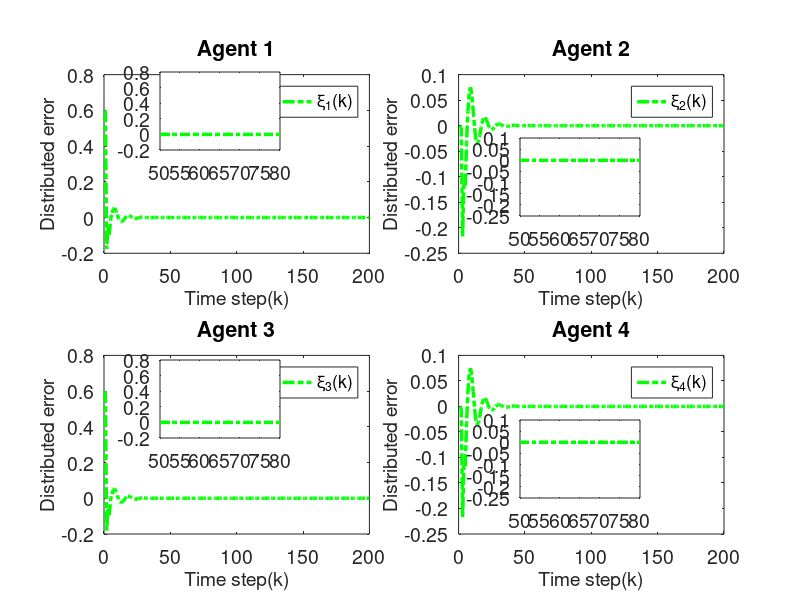

Recreate this plot in MATLAB.
clc; clear;

% Parameters
rho = 7.5;            % Increase gain for better control response
eta = 1;              % Increase to make the adaptive update faster
lamda = 350;          % Model-free parameter
mu = 0.005;           % Adaptive parameter
epsilon = 1e-5;       % Small threshold for stability
alpha = 15;           % Smoothing factor for error dynamics
T = 0.1;              % Sampling time (kept for calculations but not used in time vector)
gamma1 = 0.45;        % Adjust control gains for faster tracking
gamma2 = 0.15;        % Adjust control gains
gamma3 = 0.45;        % Adjust control gains
gamma4 = 0.15;        % Adjust control gains
beta = 10;            % Sliding mode coefficient
sigma = 95;           % Sliding mode parameter
tau = 1e-5;           % Small damping term

rT = 1024;            % Sample rate
L = 200;              % Time steps
m = 200;              % Data size
n = 600;              % Data size

% Initialization
phi1 = zeros(m+1,1); 
phi2 = zeros(m+1,1); 
phi3 = zeros(m+1,1); 
phi4 = zeros(m+1,1);
mfa1 = zeros(m+1,1); 
mfa2 = zeros(m+1,1); 
mfa3 = zeros(m+1,1); 
mfa4 = zeros(m+1,1);
sm1 = zeros(m,1);  
sm2 = zeros(m,1);  
sm3 = zeros(m,1);  
sm4 = zeros(m,1);
y1 = zeros(m+1,1); 
y2 = zeros(m+1,1); 
y3 = zeros(m+1,1); 
y4 = zeros(m+1,1);
u1 = zeros(m,1);   
u2 = zeros(m,1);   
u3 = zeros(m,1);   
u4 = zeros(m,1);
xi1 = zeros(m,1);  
xi2 = zeros(m,1);  
xi3 = zeros(m,1);  
xi4 = zeros(m,1);
s1 = zeros(m,1);   
s2 = zeros(m,1);   
s3 = zeros(m,1);   
s4 = zeros(m,1);
yd = zeros(m+1,1);

% Desired signal (Reference trajectory)
for k = 1:1:m+1
    yd(k) = 0.6; % Time-invariant constant reference signal
    % yd(k) = 0.6 * sin(0.05 * pi * k) + 0.6 * cos(0.03 * pi * k);
end

for k = 1:m
    % Adaptive Gain update
    if k == 1
        phi1(k) = 4.0; 
        phi2(k) = 4.0; 
        phi3(k) = 4.0; 
        phi4(k) = 4.0;
    elseif k == 2
        phi1(k) = phi1(k-1) + (eta * u1(k-1) / (mu + u1(k-1)^2)) * (y1(k) - phi1(k-1)*u1(k-1));
        phi2(k) = phi2(k-1) + (eta * u2(k-1) / (mu + u2(k-1)^2)) * (y2(k) - phi2(k-1)*u2(k-1));
        phi3(k) = phi3(k-1) + (eta * u3(k-1) / (mu + u3(k-1)^2)) * (y3(k) - phi3(k-1)*u3(k-1));
        phi4(k) = phi4(k-1) + (eta * u4(k-1) / (mu + u4(k-1)^2)) * (y4(k) - phi4(k-1)*u4(k-1));
    else
        phi1(k) = phi1(k-1) + (eta * (u1(k-1) - u1(k-2)) / (mu + (u1(k-1) - u1(k-2))^2)) * (y1(k) - y1(k-1) - phi1(k-1) * (u1(k-1) - u1(k-2)));
        phi2(k) = phi2(k-1) + (eta * (u2(k-1) - u2(k-2)) / (mu + (u2(k-1) - u2(k-2))^2)) * (y2(k) - y2(k-1) - phi2(k-1) * (u2(k-1) - u2(k-2)));
        phi3(k) = phi3(k-1) + (eta * (u3(k-1) - u3(k-2)) / (mu + (u3(k-1) - u3(k-2))^2)) * (y3(k) - y3(k-1) - phi3(k-1) * (u3(k-1) - u3(k-2)));
        phi4(k) = phi4(k-1) + (eta * (u4(k-1) - u4(k-2)) / (mu + (u4(k-1) - u4(k-2))^2)) * (y4(k) - y4(k-1) - phi4(k-1) * (u4(k-1) - u4(k-2)));
    end

    % Stability protection
    if k > 2 && (abs(phi1(k)) <= epsilon || abs(u1(k-1) - u1(k-2)) <= epsilon || sign(phi1(k)) ~= sign(phi1(1)))
        phi1(k) = phi1(1);
    end
    if k > 2 && (abs(phi2(k)) <= epsilon || abs(u2(k-1) - u2(k-2)) <= epsilon || sign(phi2(k)) ~= sign(phi2(1)))
        phi2(k) = phi2(1);
    end
    if k > 2 && (abs(phi3(k)) <= epsilon || abs(u3(k-1) - u3(k-2)) <= epsilon || sign(phi3(k)) ~= sign(phi3(1)))
        phi3(k) = phi3(1);
    end
    if k > 2 && (abs(phi4(k)) <= epsilon || abs(u4(k-1) - u4(k-2)) <= epsilon || sign(phi4(k)) ~= sign(phi4(1)))
        phi4(k) = phi4(1);
    end

    % Error dynamics
    xi1(k) = yd(k) - 2*y1(k) + y4(k);
    xi2(k) = y1(k) - 2*y2(k) + y3(k);
    xi3(k) = y2(k) + yd(k) - 2*y3(k);
    xi4(k) = y1(k) + y3(k) - 2*y4(k);

    % Fix: Handle k=1 case for sliding surfaces
    if k == 1
        s1(k) = 0;
        s2(k) = 0;
        s3(k) = 0;
        s4(k) = 0;
    else
        s1(k) = alpha * xi1(k) - xi1(k-1);
        s2(k) = alpha * xi2(k) - xi2(k-1);
        s3(k) = alpha * xi3(k) - xi3(k-1);
        s4(k) = alpha * xi4(k) - xi4(k-1);
    end

    % MFAC updates
    if k == 1
        mfa1(k) = 0;
        mfa2(k) = 0;
        mfa3(k) = 0;
        mfa4(k) = 0;
    else
        mfa1(k) = mfa1(k-1) + (rho * phi1(k)) / (lamda + abs(phi1(k)^2)) * xi1(k);
        mfa2(k) = mfa2(k-1) + (rho * phi2(k)) / (lamda + abs(phi2(k)^2)) * xi2(k);
        mfa3(k) = mfa3(k-1) + (rho * phi3(k)) / (lamda + abs(phi3(k)^2)) * xi3(k);
        mfa4(k) = mfa4(k-1) + (rho * phi4(k)) / (lamda + abs(phi4(k)^2)) * xi4(k);
    end

    % SMC updates
    if k == 1 
        sm1(k) = 0;
        sm2(k) = 0;
        sm3(k) = 0;
        sm4(k) = 0;
    else
        sm1(k) = sm1(k-1) + (beta * phi1(k)) / (sigma + (phi1(k))^2) * ...
            ( (xi1(k) + (y4(k) - y4(k-1)) + (yd(k+1) - yd(k))) / (1 + 1) ...
            - (xi1(k)) / (alpha * (2)) + tau * sign(s1(k)) );

        sm2(k) = sm2(k-1) + (beta * phi2(k)) / (sigma + (phi2(k)^2)) * ...
            ( (xi2(k) + (y1(k) - y1(k-1)) + (y3(k) - y3(k-1))) / (1 + 1) ...
            - (xi2(k)) / (alpha * 2) + tau * sign(s2(k)) );

        sm3(k) = sm3(k-1) + (beta * phi3(k)) / (sigma + (phi3(k)^2)) * ...
            ( (xi3(k) + (y2(k) - y2(k-1)) + (yd(k+1) - yd(k))) / (1 + 1) ...
            - (xi3(k)) / (alpha * (2)) + tau * sign(s3(k)) );

        sm4(k) = sm4(k-1) + (beta * phi4(k)) / (sigma + (phi4(k)^2)) * ...
            ( (xi4(k) + (y1(k) - y1(k-1)) + (y3(k) - y3(k-1))) / (1 + 1) ...
            - (xi4(k)) / (alpha * (2)) + tau * sign(s4(k)) );
    end

    % Control signal
    if k == 1
        u1(k) = 0.01;
        u2(k) = 0.01;
        u3(k) = 0.01;
        u4(k) = 0.01;
    else
        u1(k) = mfa1(k) + gamma1 * sm1(k);
        u2(k) = mfa2(k) + gamma2 * sm2(k);
        u3(k) = mfa3(k) + gamma3 * sm3(k);
        u4(k) = mfa4(k) + gamma4 * sm4(k);
    end
    if k == 1
        y1(k) = 0.6;
        y2(k) = 0.6;
        y3(k) = 0.6;
        y4(k) = 0.6;
    end

    % Plant model update with nonlinear term and feedforward
    a = 0.5;
    b1 = 1.2 * n / (rT * 0.2);
    b2 = 1.2 * n / (rT * 0.2);
    b3 = 1.2 * n / (rT * 0.2);
    b4 = 1.2 * n / (rT * 0.2);
    
    nonlinearity1 = 0.03; % Coefficient for cubic nonlinearity
    nonlinearity2 = 0.01; % Coefficient for cubic nonlinearity
    nonlinearity3 = 0.02; % Coefficient for cubic nonlinearity
    nonlinearity4 = 0.01; % Coefficient for cubic nonlinearity
    ff_gain = 0.45; % Feedforward gain
    
    % Add cubic nonlinearity and feedforward term
    y1(k+1) = a * y1(k) + b1 * u1(k) - nonlinearity1 * y1(k)^3 + ff_gain;
    y2(k+1) = a * y2(k) + b2 * u2(k) - nonlinearity2 * y2(k)^2 + ff_gain;
    y3(k+1) = a * y3(k) + b3 * u3(k) - nonlinearity3 * y3(k)^3 + ff_gain;
    y4(k+1) = a * y4(k) + b4 * u4(k) - nonlinearity4 * y4(k)^2 + ff_gain;
end

% Calculate Mean Squared Error for each xi_i(k)
mse_xi1 = mean(xi1.^2);
mse_xi2 = mean(xi2.^2);
mse_xi3 = mean(xi3.^2);
mse_xi4 = mean(xi4.^2);

% Print MSE values
fprintf('Mean Squared Error for xi_1(k): %.10e\n', mse_xi1);
fprintf('Mean Squared Error for xi_2(k): %.10e\n', mse_xi2);
fprintf('Mean Squared Error for xi_3(k): %.10e\n', mse_xi3);
fprintf('Mean Squared Error for xi_4(k): %.10e\n', mse_xi4);

% Plotting
% Time vector for plotting
t = 1:1:m+1;  % Gives 201 points, as expected
font_size = 14;

% Verify time vector and array lengths
disp(['Length of t: ', num2str(length(t))]); % Should display 201
disp(['Length of y1: ', num2str(length(y1))]); % Should be 201
disp(['Length of yd: ', num2str(length(yd))]); % Should be 201
disp(['Length of xi1: ', num2str(length(xi1))]); % Should be 200

% Plot 4 subplots
% figure('Position', [100, 100, 15*100, 7.5*100]); % [left, bottom, width, height] in pixels
% subplot(2,2,1);
% plot(t, yd, '--b', 'LineWidth', 2.5); hold on;
% plot(t, y1, '-.g', 'LineWidth', 2.5);
% title('Agent 1'); grid off;
% legend('y_d(k)','y_1(k)','Orientation', 'horizontal');
% set(gca, 'FontSize', font_size);
% xlim([0 m]); % X-axis starts from 0
% ylim([0.5 0.8]); % Y-axis limits for Agent 1

% zoom_x_start = 40; % Start of zoomed x-range
% zoom_x_end = 70.5; % End of zoomed x-range
% axes('Position', [0.20,0.75,0.15,0.13]);
% box on; hold on;
% plot(t, yd, '--b', 'LineWidth', 2.5);
% plot(t, y1, '-.g', 'LineWidth', 2.5);
% xlim([zoom_x_start zoom_x_end]);
% yticks([0.599,0.6,0.601]);
% set(gca, 'FontSize', font_size);

% subplot(2,2,2);
% plot(t, yd, '--b', 'LineWidth', 2.5); hold on;
% plot(t, y2, '-.g', 'LineWidth', 2.5);
% title('Agent 2'); grid off;
% legend('y_d(k)','y_2(k)','Orientation', 'horizontal');
% set(gca, 'FontSize', font_size);
% xlim([0 m]); % X-axis starts from 0
% ylim([0.5 0.8]); % Y-axis limits for Agent 2

% axes('Position', [0.65,0.75,0.15,0.13]);
% box on; hold on;
% plot(t, yd, '--b', 'LineWidth', 2.5);
% plot(t, y2, '-.g', 'LineWidth', 2.5);
% xlim([zoom_x_start zoom_x_end]);
% yticks([0.599,0.6,0.601]);
% set(gca, 'FontSize', font_size);

% subplot(2,2,3);
% plot(t, yd, '--b', 'LineWidth', 2.5); hold on;
% plot(t, y3, '-.g', 'LineWidth', 2.5);
% title('Agent 3'); grid off;
% legend('y_d(k)','y_3(k)','Orientation', 'horizontal');
% set(gca, 'FontSize', font_size);
% xlim([0 m]); % X-axis starts from 0
% ylim([0.5 0.8]); % Y-axis limits for Agent 1

% axes('Position', [0.20,0.275,0.15,0.13]);
% box on; hold on;
% plot(t, yd, '--b', 'LineWidth', 2.5);
% plot(t, y3, '-.g', 'LineWidth', 2.5);
% xlim([zoom_x_start zoom_x_end]);
% yticks([0.599,0.6,0.601]);
% set(gca, 'FontSize', font_size);

% subplot(2,2,4);
% plot(t, yd, '--b', 'LineWidth', 2.5); hold on;
% plot(t, y4, '-.g', 'LineWidth', 2.5);
% title('Agent 4'); grid off;
% legend('y_d(k)','y_4(k)','Orientation', 'horizontal');
% set(gca, 'FontSize', font_size);
% xlim([0 m]); % X-axis starts from 0
% ylim([0.5 0.8]); % Y-axis limits for Agent 2

% axes('Position', [0.65,0.275,0.15,0.13]);
% box on; hold on;
% plot(t, yd, '--b', 'LineWidth', 2.5);
% plot(t, y4, '-.g', 'LineWidth', 2.5);
% xlim([zoom_x_start zoom_x_end]);
% yticks([0.599,0.6,0.601]);
% set(gca, 'FontSize', font_size);

% Plot 4 subplots for xi
figure('Position', [100, 100, 1450, 800]);
% figure('Position', [100, 100, 15*100, 7.5*100]); % [left, bottom, width, height] in pixels
subplot(2,2,1);
plot(t(1:end-1), xi1, '-.g', 'LineWidth', 2.5);
title('Agent 1'); grid off;
legend('\xi_1(k)','y_1','Orientation', 'horizontal');
set(gca, 'FontSize', font_size);
xlim([0 m]); % X-axis starts from 0
ylabel('Distributed error', 'FontSize', font_size);
xlabel('Time step(k)', 'FontSize', font_size);
% ylim([0.5 0.8]); % Y-axis limits for Agent 1

zoom_x_start_xi = 50; % Start of zoomed x-range
zoom_x_end_xi = 80; % End of zoomed x-range
axes('Position', [0.20,0.75,0.15,0.13]);
box on; hold on;
plot(t(1:end-1), xi1, '-.g', 'LineWidth', 2.5);
xlim([zoom_x_start_xi zoom_x_end_xi]);
% yticks([-2.000000000000000e-04,0,2.000000000000000e-04,4.000000000000001e-04,6.000000000000001e-04]);
set(gca, 'FontSize', font_size);

subplot(2,2,2);
plot(t(1:end-1), xi2, '-.g', 'LineWidth', 2.5);
title('Agent 2'); grid off;
legend('\xi_2(k)','y_2','Orientation', 'horizontal');
set(gca, 'FontSize', font_size);
xlim([0 m]); % X-axis starts from 0
% ylim([0.41 0.99]); % Y-axis limits for Agent 2
ylabel('Distributed error', 'FontSize', font_size);
xlabel('Time step(k)', 'FontSize', font_size);

axes('Position', [0.65,0.64,0.15,0.13]);
box on; hold on;
plot(t(1:end-1), xi2, '-.g', 'LineWidth', 2.5);
xlim([zoom_x_start_xi zoom_x_end_xi]);
% yticks([-2.000000000000000e-04,0,2.000000000000000e-04,4.000000000000001e-04,6.000000000000001e-04]);
set(gca, 'FontSize', font_size);

subplot(2,2,3);
plot(t(1:end-1), xi3, '-.g', 'LineWidth', 2.5); % Fixed from xi2 to xi3
title('Agent 3'); grid off;
legend('\xi_3(k)','y_3','Orientation', 'horizontal');
set(gca, 'FontSize', font_size);
xlim([0 m]); % X-axis starts from 0
% ylim([0.5 0.8]); % Y-axis limits for Agent 1
ylabel('Distributed error', 'FontSize', font_size);
xlabel('Time step(k)', 'FontSize', font_size);

axes('Position', [0.20,0.270,0.15,0.13]);  
box on; hold on;
plot(t(1:end-1), xi3, '-.g', 'LineWidth', 2.5); % Fixed from xi2 to xi3
xlim([zoom_x_start_xi zoom_x_end_xi]);
% yticks([0.599,0.6,0.601]);
set(gca, 'FontSize', font_size);

subplot(2,2,4);
plot(t(1:end-1), xi4, '-.g', 'LineWidth', 2.5);
title('Agent 4'); grid off;
legend('\xi_4(k)','y_4','Orientation', 'horizontal');
set(gca, 'FontSize', font_size);
xlim([0 m]); % X-axis starts from 0
% ylim([0.41 0.99]); % Y-axis limits for Agent 2
ylabel('Distributed error', 'FontSize', font_size);
xlabel('Time step(k)', 'FontSize', font_size);

axes('Position', [0.65,0.170,0.15,0.13]);
box on; hold on;
plot(t(1:end-1), xi4, '-.g', 'LineWidth', 2.5);
xlim([zoom_x_start_xi zoom_x_end_xi]);
% xticks([64,64.5,65])
% yticks([-1.000000000000000e-04,0,1.000000000000000e-04]);
set(gca, 'FontSize', font_size);
hold off;
